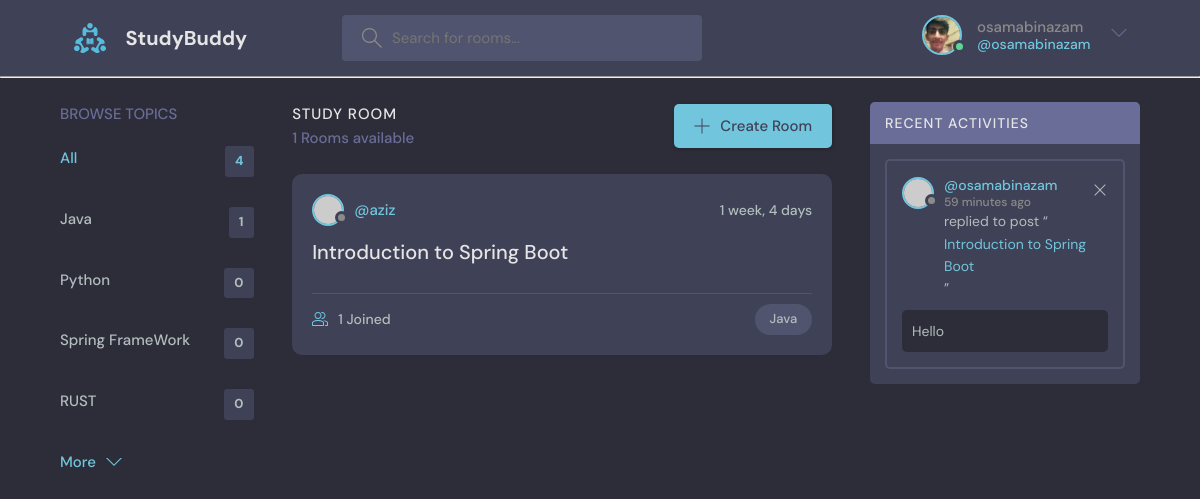
The app's page / (signed in) with its own data.
### base/models.py (models this page shows, shortened)
class Topic (models.Model):
        name = models.CharField(max_length=200)

class Room(models.Model ):
        host = models.ForeignKey(User, on_delete=models.SET_NULL , null=True)
        topic = models.ForeignKey(Topic, on_delete=models.SET_NULL , null=True)
        name = models.CharField(max_length=200)
        description = models.TextField(null=True, blank=True)
        participants = models.ManyToManyField(User, related_name='participants', blank=True)
        update=models.DateTimeField(auto_now=True)
        created = models.DateTimeField(auto_now_add=True)
        class Meta:
                ordering = ['-update', '-created']             # ordering in Descending Order

class Message(models.Model):
        user = models.ForeignKey(User, on_delete=models.CASCADE)
        room = models.ForeignKey(Room, on_delete=models.CASCADE)
        body = models.TextField()
        update=models.DateTimeField(auto_now=True)
        created = models.DateTimeField(auto_now_add=True)
        class Meta:
                ordering = ['-update', '-created']

### base/views.py (the view)
# urls.py: path("",views.home, name="home"),
def home(request):
    q= request.GET.get('q') if request.GET.get('q') != None else ''
    rooms = Room.objects.filter(
        Q(topic__name__icontains=q) |
        Q(name__icontains=q) |
        Q(description__icontains=q)
        )
    topics = Topic.objects.all()
    room_count = rooms.count()
    room_messages  =Message.objects.filter(Q(room__topic__name__icontains =q))
    context = {'rooms':rooms, 'topics':topics ,
               'room_count':room_count, 'room_messages':room_messages}
    return render(request , 'base/home.html', context )

### base/templates/base/home.html (shortened to what this page needs)
{% load static %}
{% include 'main.html' %}
{% block content %}
<main class="layout layout--3">
  <div class="container">
    {% include 'base/topic_component.html'%}
    <div class="roomList">
      <div class="roomList__header">
        <div>
          <h2>Study Room</h2>
          <p>{{room_count}} Rooms available</p>
        </div>
        <a class="btn btn--main" href="{% url 'create-room'  %}">
          <svg version="1.1" xmlns="http://www.w3.org/2000/svg" width="32" height="32" viewBox="0 0 32 32">
            <title>add</title>
            <path
              d="M16.943 0.943h-1.885v14.115h-14.115v1.885h14.115v14.115h1.885v-14.115h14.115v-1.885h-14.115v-14.115z"
            ></path>
          </svg>
          Create Room
        </a>
      </div>
      {% include 'base/feed_component.html' %}
    </div>
    {% include 'base/activity_component.html' %}
  </div>
</main>
{% endblock content %}

### templates/navbar.html (shortened to what this page needs)
{% load static %}
<header class="header header--loggedIn">
    <div class="container">
      <a href="{% url 'home' %}" class="header__logo">
        <img src=" {% static 'images/logo.svg'%} " />
        <h1>StudyBuddy</h1>
      </a>
      <form class="header__search" method="GET" action="{% url 'home'%}">
        <label>
          <input type="text" name="q" placeholder="Search for rooms..." />
        </label>
      </form>
      <nav class="header__menu">
        {% if request.user.is_authenticated %}
        <div class="header__user">
          <a href="{% url 'update-user' %}">
            <div class="avatar avatar--medium active">
              <img src=" {% static 'images/Osamasprofile.jpg' %} " />
            </div>
            <p>{{request.user.username}} <span>@{{request.user.username}}</span></p>
          </a>
          <button class="dropdown-button">
            <svg version="1.1" xmlns="http://www.w3.org/2000/svg" width="32" height="32" viewBox="0 0 32 32">
              <title>chevron-down</title>
              <path d="M16 21l-13-13h-3l16 16 16-16h-3l-13 13z"></path>
            </svg>
          </button>
        </div>
        {% else %}
         <a href="{% url 'login' %}">
          <img src="{% static '/images/avatar.svg' %}" />
          <p>Login</p>
        </a>
        {% endif %}
      </nav>
    </div>
  </header>
    <hr>

### base/templates/base/topic_component.html
<div class="topics">
    <div class="topics__header">
      <h2>Browse Topics</h2>
    </div>
    <ul class="topics__list">
      <li>
        <a href="{% url 'home' %}" class="active">All <span>{{topics.count}}</span></a>
      </li>
      {% for topic in topics %}
      <li>
        <a href="{% url 'home'%}?q={{topic.name}}">{{topic.name}} <span>{{topic.room_set.all.count}}</span></a>
      </li>
      {% endfor %}
    </ul>
    <a class="btn btn--link" href="topics.html">
      More
      <svg version="1.1" xmlns="http://www.w3.org/2000/svg" width="32" height="32" viewBox="0 0 32 32">
        <title>chevron-down</title>
        <path d="M16 21l-13-13h-3l16 16 16-16h-3l-13 13z"></path>
      </svg>
    </a>
  </div>

### base/templates/base/feed_component.html (shortened to what this page needs)
{% load static %}
{% for room in rooms %}
<div class="roomListRoom">
    <div class="roomListRoom__header">
      <a href="{% url 'user-profile' room.host.id  %}" class="roomListRoom__author">
        <div class="avatar avatar--small">
          <img src="https://randomuser.me/api/portraits/women/11.jpg" />
        </div>
        <span>@{{room.host.username}}</span>
      </a>
      <div class="roomListRoom__actions">
        <span>{{room.created|timesince}}</span>
      </div>
    </div>
    <div class="roomListRoom__content">
      <a href="{% url 'room' room.id %}">{{room.name}}</a>
    </div>
    <div class="roomListRoom__meta">
      <a href="{% url 'room' room.id %}" class="roomListRoom__joined">
        {{room.participants.all.count}} Joined
      </a>
      <p class="roomListRoom__topic">{{room.topic.name}}</p>
    </div>
  </div>
{% endfor %}

### base/templates/base/activity_component.html
<div class="activities">
    <div class="activities__header">
      <h2>Recent Activities</h2>
    </div>
    {% for message in room_messages %}
    <div class="activities__box">
      <div class="activities__boxHeader roomListRoom__header">
        <a href="{% url 'user-profile' message.user.id %}" class="roomListRoom__author">
          <div class="avatar avatar--small">
            <img src="https://randomuser.me/api/portraits/women/11.jpg" />
          </div>
          <p>
            @{{message.user}}
            <span>{{message.created|timesince}} ago</span>
          </p>
        </a>
        {% if request.user == message.user %}
        <div class="roomListRoom__actions">
          <a href="{% url 'delete-message' message.id %}">
            <svg version="1.1" xmlns="http://www.w3.org/2000/svg" width="32" height="32" viewBox="0 0 32 32">
              <title>remove</title>
              <path
                d="M27.314 6.019l-1.333-1.333-9.98 9.981-9.981-9.981-1.333 1.333 9.981 9.981-9.981 9.98 1.333 1.333 9.981-9.98 9.98 9.98 1.333-1.333-9.98-9.98 9.98-9.981z"
              ></path>
            </svg>
          </a>
        </div>
        {% endif %}
      </div>
      <div class="activities__boxContent">
        <p>replied to post “<a href="{% url 'room' message.room.id %}">{{message.room.name}}</a>”</p>
        <div class="activities__boxRoomContent">
          {{message.body}}
        </div>
      </div>
    </div>
    {% endfor %}
  </div>

### records on screen
Topic: name "Java", room_set.all.count "1"
Topic: name "Python", room_set.all.count "0"
Topic: name "Spring FrameWork", room_set.all.count "0"
Topic: name "RUST", room_set.all.count "0"
Room: host.username "aziz", created "1 week, 4 days", name "Introduction to Spring Boot", participants.all.count "1", topic.name "Java"
Message: user "osamabinazam", created "59 minutes", room.name "Introduction to Spring Boot", body "Hello"

### other values on screen
{{ request.user.username }} "osamabinazam"
{{ topics.count }} "4"
{{ room_count }} "1"
